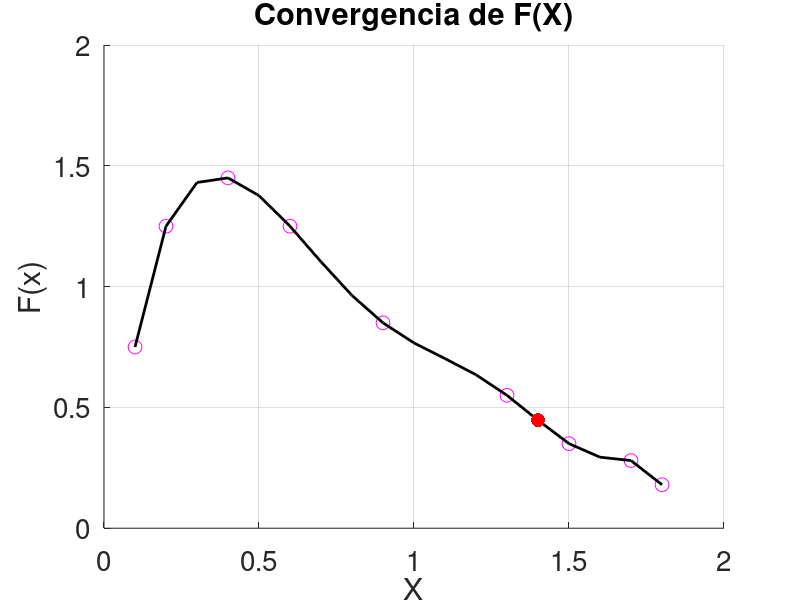

This figure's MATLAB source:
function Atividade05()
  clc;
  X = [0.1; 0.2; 0.4; 0.6; 0.9; 1.3; 1.5; 1.7; 1.8];
  Y = [0.75; 1.25; 1.45; 1.25; 0.85; 0.55; 0.35; 0.28; 0.18];
  
  XX = 1.4;
  ordem = 8;
  if(ordem >= numel(X))
    fprintf("Não é possível calcular o polinômio!!\n");
  else
    a = regressaoPolinomial(X, Y, ordem);
    printaPolinomio(a);
    grafico(X, Y, XX, a);
    [r, r2] = calculaR(X, Y, a);
    fprintf("O coeficiente de determinação (r2) é: %f\nO coeficiente de correlação (r) é: %f\n", r2, r);
  endif
  
endfunction

function [a] = regressaoPolinomial(X, Y, ordem)
  
  Aa = zeros(ordem+1, ordem+2);
  
  for i=1:ordem+1
    for j=1:i
      k = i + j - 2;
      soma = 0;
      for l=1:numel(X)
        soma = soma + X(l)^k;
      endfor
        Aa(i, j) = soma;
        Aa(j, i) = soma;
      endfor
      soma = 0;
      
      for l=1:numel(X)
        soma = soma + Y(l) * X(l)^(i-1);
      endfor
      Aa(i, ordem+2) = soma;
  endfor
  
  A = Aa(:, 1:end-1);
  B = Aa(:, end);
  a = A\B
endfunction

function [pol] = calculaFuncao(a, x)
  pol = 0;
  for i=numel(a):-1:1
    pol = pol + (a(i) * x^(i-1));
  endfor
endfunction

function printaPolinomio(a)
  pol = "";
  i = numel(a);
  while(i > 1)
    pol = [pol, num2str(a(i)), " * x^", num2str(i-1), " + "]; 
    i--;
  endwhile
  pol = [pol, num2str(a(i)), " * x"]; 
  fprintf("O polinômio fitado é: %s \n", pol);
endfunction

function grafico(X, Y, XX, a)
  ponto = [XX, calculaFuncao(a, XX)];
  i = 1;
  
  for j = min(X):0.1:max(X)
    allX(i) = j;
    allFX(i) = calculaFuncao(a, j);
    i = i + 1;
  endfor
  
  clf;
  figure(1);
  hold on;
  plot(X, Y, 'o', 'markersize', 10, 'color', 'magenta')
  plot(allX, allFX, 'linewidth', 2, 'color', 'black')
  plot(ponto(1), ponto(2), '.', 'color', 'red', 'markersize', 30)
  hold off;
  set(gca,'fontsize', 20);
  grid on;
  xlabel('X');
  ylabel('F(x)');
  title(sprintf('Convergencia de F(X)'));
endfunction

function [r, r2] = calculaR(X, Y, a)
  St = 0;
  Sr = 0;
  for i = 1:numel(X)
    St = St + (Y(i) - (sum(Y)/numel(Y)))^2;
    Sr = Sr + (Y(i) - calculaFuncao(a, X(i)))^2;
  endfor
  r2 = (St-Sr)/(St);
  r = sqrt(r2);
endfunction
  







